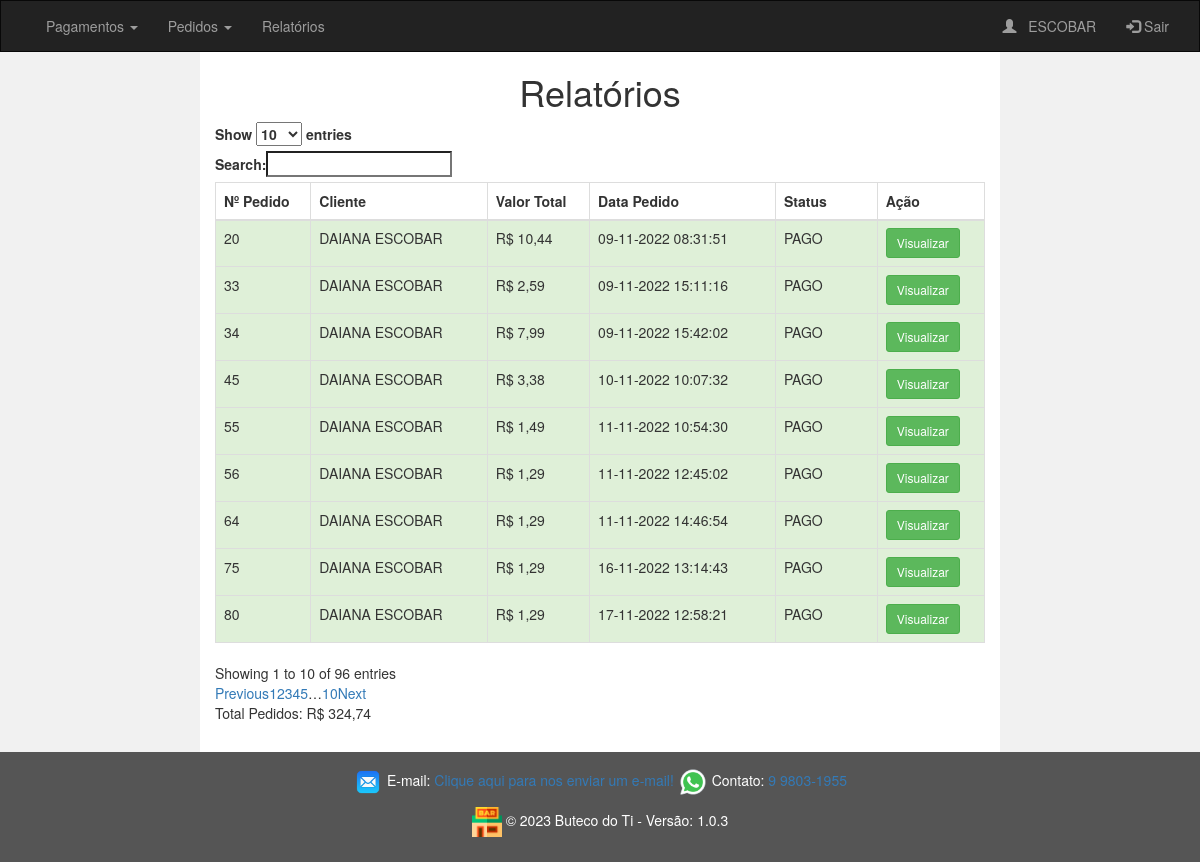
The page /view/relatorio.php (signed in) on the database its author committed.
### tables this page shows
CREATE TABLE IF NOT EXISTS `pedido` (
  `id_pedido` int(11) NOT NULL AUTO_INCREMENT,
  `id_cliente` int(11) NOT NULL,
  `total` double NOT NULL,
  `data` datetime NOT NULL,
  `status` varchar(50) NOT NULL,
  `autorizado` varchar(45) DEFAULT NULL,
  `data_autorizado` datetime DEFAULT NULL,
  PRIMARY KEY (`id_pedido`),
  KEY `fk_pedido_cliente1_idx` (`id_cliente`)
);

CREATE TABLE IF NOT EXISTS `cliente` (
  `id_cliente` int(11) NOT NULL AUTO_INCREMENT,
  `nome` varchar(150) NOT NULL,
  `status` varchar(50) NOT NULL,
  PRIMARY KEY (`id_cliente`)
);

### model/banco.php (called while the page is built)
<?php
	class Conexao{
		function executaSQL($sql) {
			$dsn = 'mysql:dbname=pedido;host=localhost';
			$user = 'leao';
			$pass = '..oaeL@leao..';
			try{
	        	$con = new PDO($dsn, $user, $pass);
	        	$con->setAttribute(PDO::ATTR_ERRMODE, PDO::ERRMODE_EXCEPTION);
	        	$res = $con->query($sql);
	        	return $res;
	    	}catch(PDOException $e){
				echo $e;
			die();
	    	}
		}
	}
  ?>

### model/pedido.php (called while the page is built, shortened)
<?php
	include_once('banco.php');
	class Pedido{
		function buscarPC($id_cliente){
			try{
				$sql = "select id_pedido,nome as Nome,total as Total,p.data as Data,p.status as Status from pedido as p
					inner join cliente as cl on p.id_cliente = cl.id_cliente
					where  p.id_cliente = $id_cliente";
				$bd = new Conexao();
				return $bd->executaSQL($sql);
			} catch (Exception $e){
				print $e;
			}
		}
	}
 ?>

### view/relatorio.php (the view, shortened to what this page needs)
<?php
  include_once("../model/pedido.php");
    include_once("../control/funcoes.php");
 ?>
<!DOCTYPE html>
<html>
<head>
  <link rel="stylesheet" href="https://maxcdn.bootstrapcdn.com/bootstrap/3.4.0/css/bootstrap.min.css">
  <link rel="stylesheet" type="text/css" href="estilo.css">
</head>
<body>
<nav class="navbar navbar-inverse">
  <div class="container-fluid">
    <div class="collapse navbar-collapse" id="myNavbar">
      <ul class="nav navbar-nav">
        <?php  if($_SESSION['id_perfil'] == '1'){menuAdm();}else{menuUsu();}?>
      </ul>
      <ul class="nav navbar-nav navbar-right">
          <li><a href="#"><span class="glyphicon glyphicon-user"></span> &nbsp; <?php if(isset($_SESSION['usuario'])){ echo $_SESSION['usuario'];} ?></a></li>
          <li><a href="../control/sair.php"><span class="glyphicon glyphicon-log-in"></span> Sair</a></li>
        </ul>
    </div>
  </div>
</nav>
<div class="container-fluid text-center">
  <div class="row content">
    <div class="col-sm-2 sidenav">
    </div>
    <div class="col-sm-8 text-left">
      <h1 align="center">Relatórios</h1>
      <table id="pedidos" class="table table-hover table-bordered table-responsive" >
         <thead>
           <tr >
             <th>Nº Pedido</th>
             <th>Cliente</th>
             <th>Valor Total</th>
             <th>Data Pedido</th>
             <th>Status</th>
             <th>Ação</th>
           </tr>
       </thead>
       <tbody>
          <?php
            $total = 0;
            $pedido = new Pedido();
           if($_SESSION['id_perfil'] == '1'){
            $usu = 0;
              $x = $pedido->buscar();
          }else{
            $usu = (int)$_SESSION['id_cliente'];
            $x = $pedido->buscarPC($usu);
          }
            foreach ($x as $key) {
              switch ($key['Status']) {
                case 'PAGO':
                  echo "<tr class='bg-success'>";
                  break;
                case 'EXCLUIDO':
                  echo "<tr class='bg-danger'>";
                  break;
              }
              echo "<td>".$key['id_pedido']."</td>";
              echo "<td>".$key['Nome']."</td>";
              echo "<td>R$ ".number_format($key['Total'],2,',','.')."</td>";
              echo "<td>".date('d-m-Y H:i:s',strtotime($key['Data']))."</td>";
              echo "<td>".$key['Status']."</td>";
              echo "<td> <a class='btn btn-success btn-sm' href='../control/pedido.php?v1=".$key['id_pedido']."'>Visualizar</a> ";
              echo "</tr>";
              if($key['Status'] != 'EXCLUIDO'){
                $total += $key['Total'];
              }
            }
           ?>
        </tbody>
       </table>
         <p> Total Pedidos: R$ <?php echo number_format($total,2,',','.'); ?></p>
    </div>
    <div class="col-sm-2 sidenav">
    </div>
  </div>
</div>
</body>
</html>

### view/estilo.css (style rules this page uses)
.navbar { margin-bottom: 0; border-radius: 0; }
.row.content { height: 700px }
.sidenav { padding-top: 20px; background-color: #f1f1f1; height: 100%; }

### rows shown on the page
pedido: id_pedido "20", id_cliente.nome "DAIANA ESCOBAR", total "10,44", data "09-11-2022 08:31:51", status "PAGO"
pedido: id_pedido "33", id_cliente.nome "DAIANA ESCOBAR", total "2,59", data "09-11-2022 15:11:16", status "PAGO"
pedido: id_pedido "34", id_cliente.nome "DAIANA ESCOBAR", total "7,99", data "09-11-2022 15:42:02", status "PAGO"
pedido: id_pedido "45", id_cliente.nome "DAIANA ESCOBAR", total "3,38", data "10-11-2022 10:07:32", status "PAGO"
pedido: id_pedido "55", id_cliente.nome "DAIANA ESCOBAR", total "1,49", data "11-11-2022 10:54:30", status "PAGO"
pedido: id_pedido "56", id_cliente.nome "DAIANA ESCOBAR", total "1,29", data "11-11-2022 12:45:02", status "PAGO"
pedido: id_pedido "64", id_cliente.nome "DAIANA ESCOBAR", total "1,29", data "11-11-2022 14:46:54", status "PAGO"
pedido: id_pedido "75", id_cliente.nome "DAIANA ESCOBAR", total "1,29", data "16-11-2022 13:14:43", status "PAGO"
pedido: id_pedido "80", id_cliente.nome "DAIANA ESCOBAR", total "1,29", data "17-11-2022 12:58:21", status "PAGO"

### other values the page prints
$_SESSION['usuario'] "ESCOBAR"
$total "324,74"
